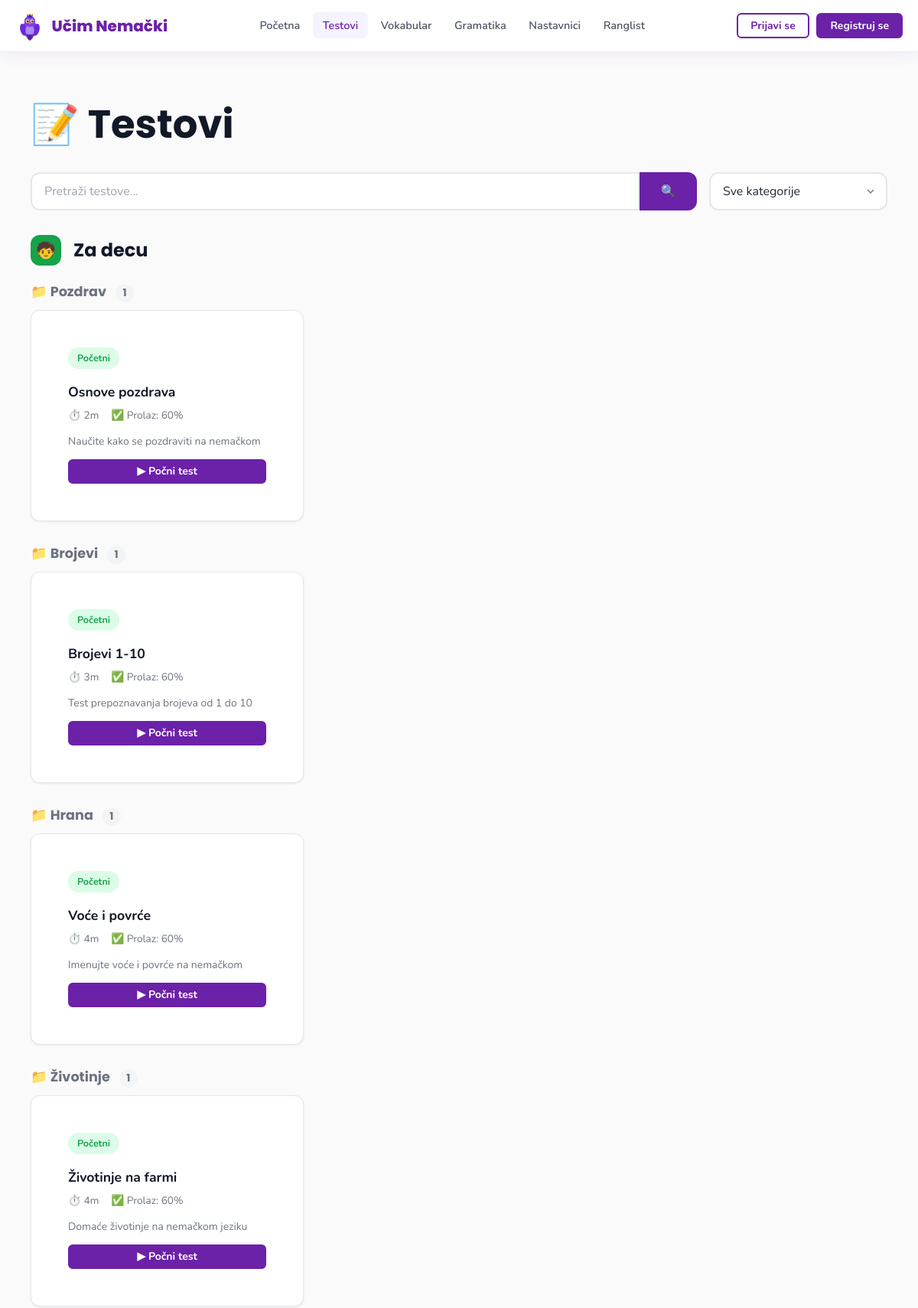
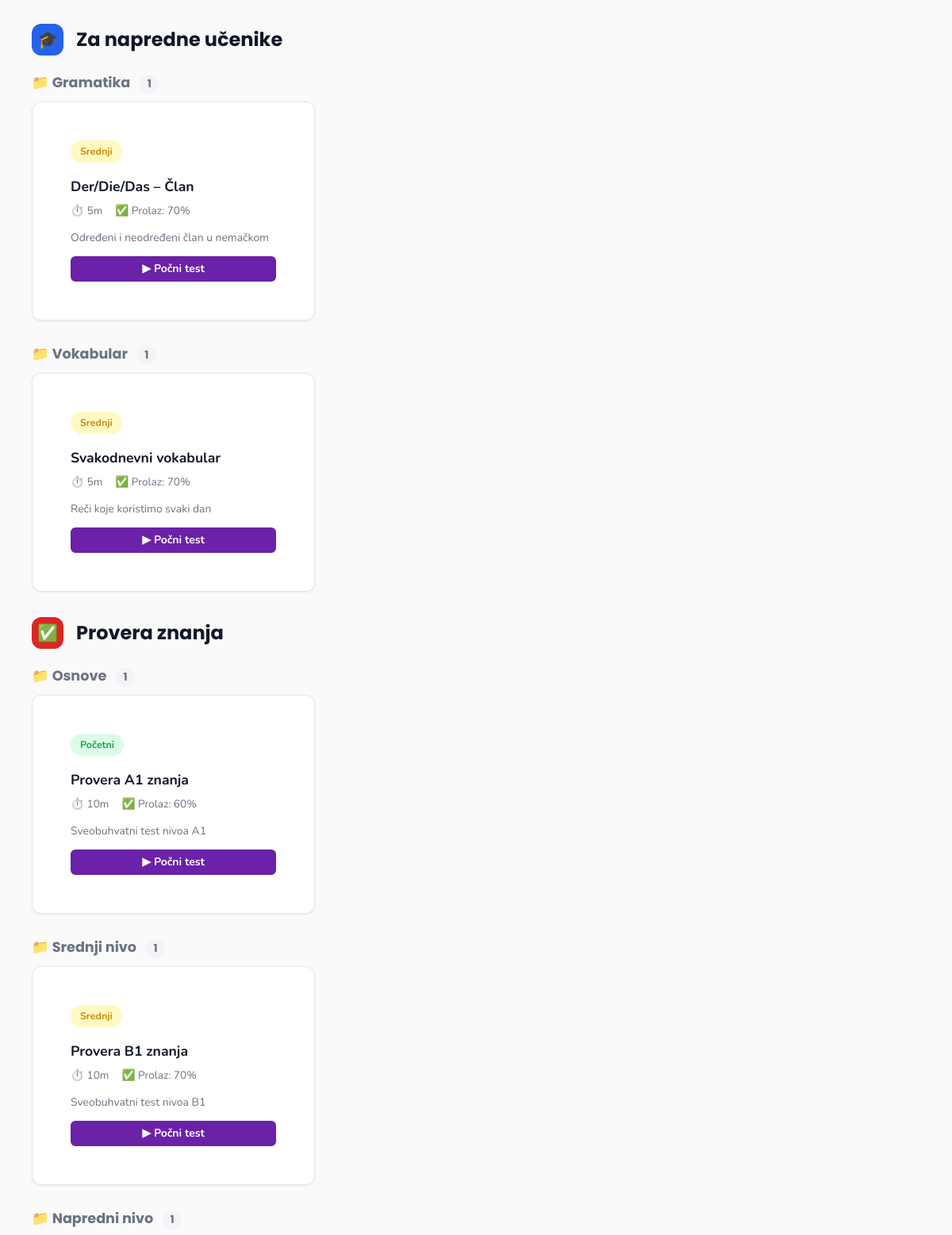
The page /pages/tests.php (upper part) on the database its author committed (2 pictures, top to bottom).
### tables this page shows
CREATE TABLE IF NOT EXISTS tests (
    id            SMALLINT UNSIGNED AUTO_INCREMENT PRIMARY KEY,
    subcategory_id SMALLINT UNSIGNED NOT NULL,
    title         VARCHAR(200) NOT NULL,
    description   TEXT         DEFAULT NULL,
    difficulty    ENUM('beginner','intermediate','advanced') NOT NULL DEFAULT 'beginner',
    time_limit    SMALLINT UNSIGNED NOT NULL DEFAULT 300 COMMENT 'seconds',
    passing_score TINYINT UNSIGNED NOT NULL DEFAULT 60  COMMENT 'percentage',
    created_at    DATETIME NOT NULL DEFAULT CURRENT_TIMESTAMP,
    FOREIGN KEY (subcategory_id) REFERENCES subcategories(id) ON DELETE CASCADE
);

### includes/functions.php (called while the page is built, shortened)
<?php
function sanitize(string $input): string {
    return htmlspecialchars(trim($input), ENT_QUOTES | ENT_SUBSTITUTE, 'UTF-8');
}
function formatTime(int $seconds): string {
    $m = (int)floor($seconds / 60);
    $s = $seconds % 60;
    return $s > 0 ? "{$m}m {$s}s" : "{$m}m";
}

### pages/tests.php (the view, shortened to what this page needs)
<?php
require_once __DIR__ . '/../includes/functions.php';
$db = getDB();
$search     = isset($_GET['q']) ? trim($_GET['q']) : '';
$where  = [];
$sql = 'SELECT t.*, s.name AS sub_name, c.id AS cat_id, c.name AS cat_name, c.color AS cat_color, c.icon AS cat_icon
        FROM tests t
        JOIN subcategories s ON t.subcategory_id = s.id
        JOIN categories c    ON s.category_id    = c.id'
      . ($where ? ' WHERE ' . implode(' AND ', $where) : '')
      . ' ORDER BY c.sort_order, s.sort_order, t.id';
$stmt = $db->prepare($sql);
$stmt->execute();
$tests = $stmt->get_result()->fetch_all(MYSQLI_ASSOC);
$grouped = [];
foreach ($tests as $t) {
    $grouped[$t['cat_id']]['info'] = ['id'=>$t['cat_id'],'name'=>$t['cat_name'],'color'=>$t['cat_color'],'icon'=>$t['cat_icon']];
    $grouped[$t['cat_id']]['subs'][$t['sub_name']][] = $t;
}
require_once __DIR__ . '/../includes/header.php';
?>
<section class="section">
    <div class="container">
        <div class="d-flex align-center gap-2 mb-4" style="flex-wrap:wrap">
            <h1 style="margin:0;flex:1">📝 Testovi</h1>
        </div>
        <form method="get" class="d-flex gap-2 mb-4" style="flex-wrap:wrap;align-items:center">
            <div class="input-group" style="flex:1;min-width:220px">
                <input type="text" name="q" value="<?= sanitize($search) ?>" class="form-control" placeholder="Pretraži testove...">
                <button type="submit" class="btn btn-primary">🔍</button>
            </div>
            <select name="category" class="form-select" style="width:auto" onchange="this.form.submit()">
                <option value="0">Sve kategorije</option>
            </select>
        </form>
        <?php if (empty($grouped)): ?>
        <div class="card card-body text-center" style="padding:3rem">
            <div style="font-size:3rem;margin-bottom:1rem">🔍</div>
            <h3>Nema pronađenih testova</h3>
            <p class="text-muted">Pokušajte drugačiji upit ili resetujte filter.</p>
        </div>
        <?php else: foreach ($grouped as $catId => $catData): ?>
        <div class="mb-5">
            <div class="d-flex align-center gap-2 mb-3">
                <div style="width:40px;height:40px;border-radius:12px;background:<?= sanitize($catData['info']['color']) ?>;display:flex;align-items:center;justify-content:center;font-size:1.3rem">
                    <?= sanitize($catData['info']['icon']) ?>
                </div>
                <h2 style="margin:0;font-size:1.5rem"><?= sanitize($catData['info']['name']) ?></h2>
            </div>
            <?php foreach ($catData['subs'] as $subName => $subTests): ?>
            <div class="mb-4">
                <h3 style="font-size:1.1rem;color:var(--text-muted);margin-bottom:.75rem;font-weight:700">
                    📁 <?= sanitize($subName) ?> <span style="font-size:.85rem;background:var(--gray-100);padding:.15rem .6rem;border-radius:20px;margin-left:.5rem"><?= count($subTests) ?></span>
                </h3>
                <div class="grid grid-3">
                    <?php foreach ($subTests as $test): ?>
                    <div class="card test-card hover-glow">
                        <div class="card-body">
                            <div class="d-flex align-center gap-2 mb-2">
                                <span class="badge badge-<?= sanitize($test['difficulty']) ?>"><?=
                                    ['beginner'=>'Početni','intermediate'=>'Srednji','advanced'=>'Napredni'][$test['difficulty']] ?? $test['difficulty']
                                ?></span>
                            </div>
                            <div class="test-card-title"><?= sanitize($test['title']) ?></div>
                            <div class="test-card-meta">
                                <span>⏱️ <?= formatTime((int)$test['time_limit']) ?></span>
                                <span>✅ Prolaz: <?= (int)$test['passing_score'] ?>%</span>
                            </div>
                            <?php if ($test['description']): ?>
                            <p class="text-muted" style="font-size:.87rem;margin-bottom:.75rem"><?= sanitize($test['description']) ?></p>
                            <?php endif; ?>
                            <a href="<?= SITE_URL ?>/pages/test-take.php?id=<?= (int)$test['id'] ?>" class="btn btn-primary btn-sm btn-block">▶ Počni test</a>
                        </div>
                    </div>
                    <?php endforeach; ?>
                </div>
            </div>
            <?php endforeach; ?>
        </div>
        <?php endforeach; endif; ?>
    </div>
</section>
<?php require_once __DIR__ . '/../includes/footer.php'; ?>

### rows shown on the page
tests: difficulty "Početni", title "Osnove pozdrava", time_limit "2m", passing_score "60", description "Naučite kako se pozdraviti na nemačkom"
tests: difficulty "Početni", title "Brojevi 1-10", time_limit "3m", passing_score "60", description "Test prepoznavanja brojeva od 1 do 10"
tests: difficulty "Početni", title "Voće i povrće", time_limit "4m", passing_score "60", description "Imenujte voće i povrće na nemačkom"
tests: difficulty "Početni", title "Životinje na farmi", time_limit "4m", passing_score "60", description "Domaće životinje na nemačkom jeziku"
tests: difficulty "Srednji", title "Der/Die/Das – Član", time_limit "5m", passing_score "70", description "Određeni i neodređeni član u nemačkom"
tests: difficulty "Srednji", title "Svakodnevni vokabular", time_limit "5m", passing_score "70", description "Reči koje koristimo svaki dan"
tests: difficulty "Početni", title "Provera A1 znanja", time_limit "10m", passing_score "60", description "Sveobuhvatni test nivoa A1"
tests: difficulty "Srednji", title "Provera B1 znanja", time_limit "10m", passing_score "70", description "Sveobuhvatni test nivoa B1"

### other values the page prints
$catData['info']['icon'] "🧒"
$catData['info']['name'] "Za decu"
$subName "Pozdrav"
count($subTests) "1"
$subName "Brojevi"
$subName "Hrana"
$subName "Životinje"
$catData['info']['icon'] "🎓"
$catData['info']['name'] "Za napredne učenike"
$subName "Gramatika"
$subName "Vokabular"
$catData['info']['icon'] "✅"
$catData['info']['name'] "Provera znanja"
$subName "Osnove"
$subName "Srednji nivo"
